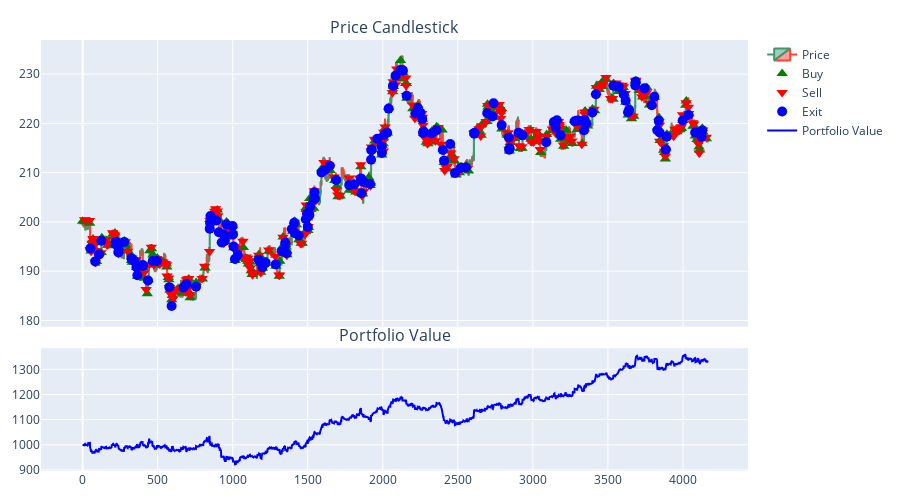

This figure's notebook cell:
### Code cell
buy_df_qlearning, sell_df_qlearning, exit_df_qlearning = extract_signals(historical_info_df)
fig_qlearning = build_fig(
    historical_info_df,
    buy_df_qlearning,
    sell_df_qlearning,
    exit_df_qlearning
)
fig_qlearning.show()

### Figure 1 — Plotly figure (JSON) as saved in the notebook; plotly's stock layout.template omitted (floating-point values rounded to 4 significant figures; data arrays with more than 128 entries replaced by an {"elided": "..."} marker saying what was removed)
{"data": [{"close": {"elided": "4166 float values"}, "high": {"elided": "4166 float values"}, "low": {"elided": "4166 float values"}, "name": "Price", "open": {"elided": "4166 float values"}, "type": "candlestick", "x": {"elided": "4166 int values"}, "xaxis": "x", "yaxis": "y"}, {"marker": {"color": "green", "size": 10, "symbol": "triangle-up"}, "mode": "markers", "name": "Buy", "type": "scatter", "x": {"elided": "342 int values"}, "xaxis": "x", "y": {"elided": "342 float values"}, "yaxis": "y"}, {"marker": {"color": "red", "size": 10, "symbol": "triangle-down"}, "mode": "markers", "name": "Sell", "type": "scatter", "x": {"elided": "288 int values"}, "xaxis": "x", "y": {"elided": "288 float values"}, "yaxis": "y"}, {"marker": {"color": "blue", "size": 10, "symbol": "circle"}, "mode": "markers", "name": "Exit", "type": "scatter", "x": {"elided": "144 int values"}, "xaxis": "x", "y": {"elided": "144 float values"}, "yaxis": "y"}, {"line": {"color": "blue"}, "mode": "lines", "name": "Portfolio Value", "type": "scatter", "x": {"elided": "4166 int values"}, "xaxis": "x2", "y": {"elided": "4166 float values"}, "yaxis": "y2"}], "layout": {"annotations": [{"font": {"size": 16}, "showarrow": false, "text": "Price Candlestick", "x": 0.5, "xanchor": "center", "xref": "paper", "y": 1.0, "yanchor": "bottom", "yref": "paper"}, {"font": {"size": 16}, "showarrow": false, "text": "Portfolio Value", "x": 0.5, "xanchor": "center", "xref": "paper", "y": 0.285, "yanchor": "bottom", "yref": "paper"}], "height": 500, "margin": {"b": 20, "l": 40, "r": 20, "t": 40}, "xaxis": {"anchor": "y", "domain": [0, 1], "matches": "x2", "rangeslider": {"visible": false}, "showticklabels": false}, "xaxis2": {"anchor": "y2", "domain": [0, 1], "rangeslider": {"visible": false}}, "yaxis": {"anchor": "x", "domain": [0.335, 1.0]}, "yaxis2": {"anchor": "x2", "domain": [0, 0.285]}}}
